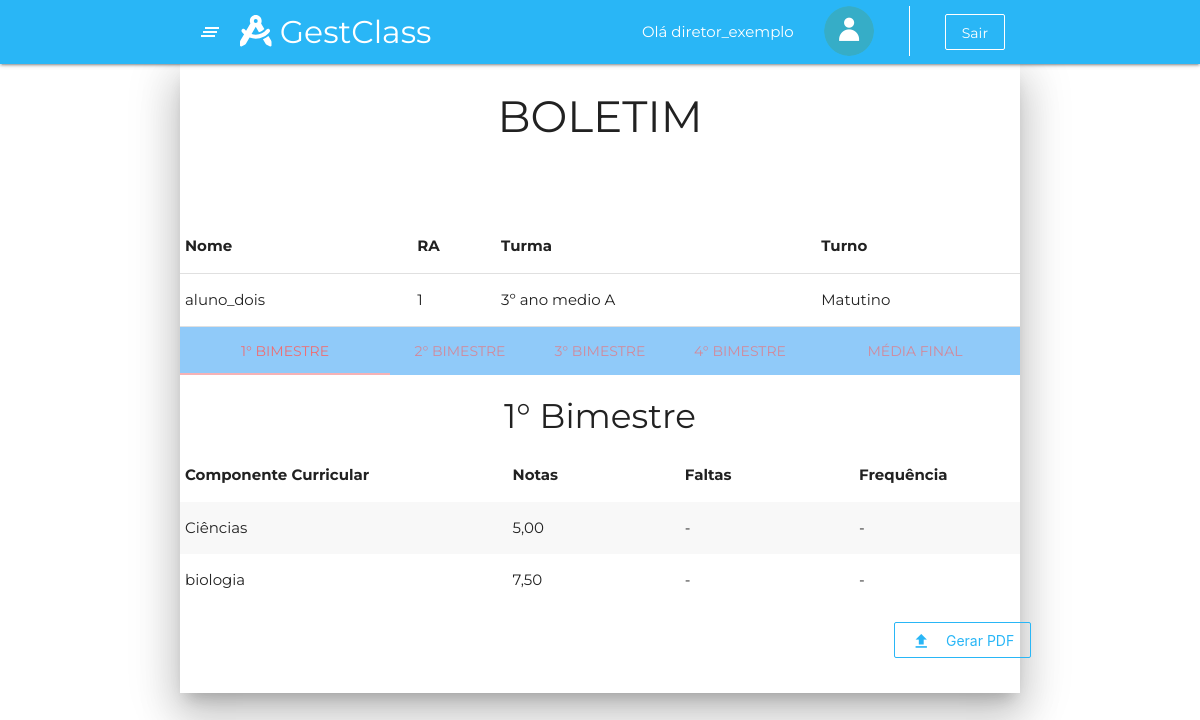
The app's page /boletimVisualizacao.html.php (signed in) with its own data.
### tables this page shows
CREATE TABLE diretor (
	ID_diretor INTEGER NOT NULL PRIMARY KEY AUTO_INCREMENT UNIQUE,
	nome_diretor VARCHAR (50) NOT NULL,
    foto VARCHAR(255),
	cep VARCHAR (10) NOT NULL,
    numero INTEGER NOT NULL,
    complemento VARCHAR (40),
    rg VARCHAR(15) NOT NULL UNIQUE,
    cpf VARCHAR(14) NOT NULL UNIQUE,
	email VARCHAR(65) NOT NULL UNIQUE,
    senha VARCHAR(50) NOT NULL,
    celular VARCHAR(15) NOT NULL,
    telefone VARCHAR(14),
    fk_id_tipo_usuario_diretor INTEGER NOT NULL,
    fk_id_escola_diretor INTEGER NOT NULL
);

CREATE TABLE aluno (
	RA INTEGER PRIMARY KEY UNIQUE,    
    nome_aluno VARCHAR (70) NOT NULL,
    foto VARCHAR(255),
    RG VARCHAR (12) NOT NULL UNIQUE,
    cpf VARCHAR (14) NOT NULL UNIQUE,  
    email VARCHAR(65) NOT NULL UNIQUE,
    senha VARCHAR(50) NOT NULL,
    celular VARCHAR(15) NOT NULL,
    telefone VARCHAR(14),
    data_nascimento DATE NOT NULL,
    fk_id_turma_aluno INTEGER,
    fk_id_responsavel_aluno INTEGER,
    fk_id_tipo_usuario_aluno INTEGER NOT NULL,
    fk_id_escola_aluno INTEGER NOT NULL
);

CREATE TABLE turma (
	ID_turma INTEGER NOT NULL PRIMARY KEY AUTO_INCREMENT UNIQUE,
    nome_turma VARCHAR(50) NOT NULL,
    fk_id_escola_turma INTEGER NOT NULL,
    fk_id_turno_turma INTEGER NOT NULL
);

CREATE TABLE turno (
	ID_turno INTEGER NOT NULL PRIMARY KEY AUTO_INCREMENT UNIQUE,
    nome_turno VARCHAR(20) NOT NULL
);

CREATE TABLE disciplinas_professor (
	ID_disciplinas_professor INTEGER PRIMARY KEY AUTO_INCREMENT NOT NULL UNIQUE,
    fk_id_professor_disciplinas_professor INTEGER NOT NULL,
    fk_id_disciplina_professor_disciplinas_professor INTEGER, 
    fk_id_turma_professor_disciplinas_professor INTEGER
);

CREATE TABLE disciplina(
	ID_disciplina INTEGER NOT NULL PRIMARY KEY AUTO_INCREMENT UNIQUE,
    nome_disciplina VARCHAR(50) NOT NULL
);

### boletimVisualizacao.html.php (the view, shortened to what this page needs)
<?php
include_once 'php/conexao.php';
$id_usuario = $_SESSION["id_usuario"];
$id_tipo_usuario = $_SESSION["id_tipo_usuario"];
$id_escola = $_SESSION["id_escola"];
if ($id_tipo_usuario == 1) {
  require_once 'reqMenuAdm.php';
} else if ($id_tipo_usuario == 2) {
  require_once 'reqDiretor.php';
} else if ($id_tipo_usuario == 3) {
  require_once 'reqHeader.php';
} elseif ($id_tipo_usuario == 4) {
  require_once 'reqProfessor.php';
} elseif ($id_tipo_usuario  == 5) {
  require_once 'reqAluno.php';
} else {
  require_once 'reqPais.php';
}
if ($id_tipo_usuario == 6){
$ra = $_POST['filhos'];
} else {
  $ra = $id_usuario;
}
$sql_select_dados_alunos = $conn->prepare("SELECT * FROM aluno WHERE RA = $ra");
$sql_select_dados_alunos->execute();
$aluno = $sql_select_dados_alunos->fetch(PDO::FETCH_ASSOC);
$nome_aluno = $aluno['nome_aluno'];
$id_turma_aluno = $aluno['fk_id_turma_aluno'];
$sql_select_turma_aluno = $conn->prepare("SELECT nome_turma, fk_id_turno_turma FROM turma WHERE ID_turma = $id_turma_aluno");
$sql_select_turma_aluno->execute();
$turma_array = $sql_select_turma_aluno->fetch(PDO::FETCH_ASSOC);
$nome_turma_aluno = $turma_array['nome_turma'];
$id_turno = $turma_array['fk_id_turno_turma'];
$sql_select_nome_turno = $conn->prepare("SELECT nome_turno FROM turno WHERE ID_turno = $id_turno");
$sql_select_nome_turno->execute();
$turno = $sql_select_nome_turno->fetch(PDO::FETCH_ASSOC);
$nome_turno = $turno['nome_turno'];
?>
<div class="container col s12 m12 l12 z-depth-5 " id="container_boletimVisualizacao">
  <div class="row">
    <div class="col s12 m12 l12 ">
      <h3 class="center">BOLETIM</h3>
      <br>
      <br>
      <table class="info highlight">
        <thead>
          <tr>
            <th>Nome</th>
            <th>RA</th>
            <th>Turma</th>
            <th>Turno</th>
          </tr>
        </thead>
        <tbody>
          <tr>
            <td><?php echo $nome_aluno; ?></td>
            <td><?php echo $ra ?></td>
            <td><?php echo $nome_turma_aluno ?></td>
            <td><?php echo $nome_turno ?></td>
        </tbody>
      </table>
      <ul id="tabs-swipe-demo" class="tabs blue lighten-3">
        <li class="tab col s1 m3 l3 "><a href="#1bimestre">1° Bimestre</a></li>
        <li class="tab col s1 m2 l2 "><a href="#2bimestre">2° Bimestre</a></li>
        <li class="tab col s1 m2 l2 "><a href="#3bimestre">3° Bimestre</a></li>
        <li class="tab col s1 m2 l2 "><a href="#4bimestre">4° Bimestre</a></li>
        <li class="tab col s1 m3 l3 "><a href="#mf">Média Final</a></li>
      </ul>
    </div>
    <div class="col s12 m12 l12 " id="1bimestre">
      <h4 class="center">1° Bimestre</h4>
      <table class="striped">
        <thead>
          <tr>
            <th>Componente Curricular</th>
            <th>Notas &nbsp;&nbsp;&nbsp;&nbsp;&nbsp;&nbsp;&nbsp;&nbsp;&nbsp;&nbsp;</th>
            <th>Faltas &nbsp;&nbsp;&nbsp;&nbsp;&nbsp;&nbsp;&nbsp;&nbsp;&nbsp;&nbsp;</th>
            <th>Frequência</th>
          </tr>
        </thead>
        <tbody>
          <?php
          $query_select_disciplinas = $conn->prepare("SELECT disciplinas_professor.fk_id_disciplina_professor_disciplinas_professor AS id_disciplina, disciplina.nome_disciplina AS nome_disciplina FROM disciplinas_professor INNER JOIN disciplina ON (disciplinas_professor.fk_id_disciplina_professor_disciplinas_professor = disciplina.ID_disciplina) WHERE disciplinas_professor.fk_id_turma_professor_disciplinas_professor = $id_turma_aluno");
          $query_select_disciplinas->execute();
          while ($array_disciplinas = $query_select_disciplinas->fetch(PDO::FETCH_ASSOC)) {
            $nome_disciplina = $array_disciplinas['nome_disciplina'];
            $id_disciplina = $array_disciplinas['id_disciplina'];
            $sql_select_datas_finais_bimestres = $conn->prepare("SELECT * FROM datas_fim_bimestres WHERE fk_id_escola_datas_fim_bimestres = $id_escola");
            $sql_select_datas_finais_bimestres->execute();
            $array_datas = $sql_select_datas_finais_bimestres->fetch(PDO::FETCH_ASSOC);
            $bimestre1 = $array_datas["bimestre1"];
            $sql_select_count_notas_bim1 = $conn->prepare("SELECT COUNT(nota) AS contNotas FROM boletim_aluno WHERE fk_id_disciplina_boletim_aluno = $id_disciplina AND fk_ra_aluno_boletim_aluno = $ra AND data_atividade > '2020-01-01' AND data_atividade <= '$bimestre1'");
            $sql_select_count_notas_bim1->execute();
            $array_count_notas_bim1 = $sql_select_count_notas_bim1->fetch(PDO::FETCH_ASSOC);
            $qtdeNotas_bim1 = $array_count_notas_bim1['contNotas'];
            $sql_select_sum_notas_bim1 = $conn->prepare("SELECT SUM(nota) AS sumNota FROM boletim_aluno WHERE fk_id_disciplina_boletim_aluno = $id_disciplina AND fk_ra_aluno_boletim_aluno = $ra AND data_atividade > '2020-01-01' AND data_atividade <= '$bimestre1'");
            $sql_select_sum_notas_bim1->execute();
            $array_soma_notas_bim1 = $sql_select_sum_notas_bim1->fetch(PDO::FETCH_ASSOC);
            $somaNotas_bim1 = $array_soma_notas_bim1['sumNota'];
            $sql_select_count_faltas_bim1 = $conn->prepare("SELECT COUNT(presenca) AS qtdeFaltas FROM  chamada_aluno WHERE fk_ra_aluno_chamada_aluno = $ra AND presenca = 0 AND data_aula > '2020-01-01' AND data_aula <= '$bimestre1' AND fk_id_disciplina_chamada_aluno = $id_disciplina");
            $sql_select_count_faltas_bim1->execute();
            $array_count_faltas_bim1 = $sql_select_count_faltas_bim1->fetch(PDO::FETCH_ASSOC);
            $qtdeFaltas_bim1 = $array_count_faltas_bim1['qtdeFaltas'];
            $sql_select_count_chamadas_bim1 = $conn->prepare("SELECT COUNT(presenca) AS qtdeChamadas FROM chamada_aluno WHERE fk_ra_aluno_chamada_aluno = $ra AND data_aula > '2020-01-01' AND data_aula <= '$bimestre1' AND fk_id_disciplina_chamada_aluno = $id_disciplina");
            $sql_select_count_chamadas_bim1->execute();
            $array_count_chamadas_bim1 = $sql_select_count_chamadas_bim1->fetch(PDO::FETCH_ASSOC);
            $qtdeChamadas_bim1 = $array_count_chamadas_bim1['qtdeChamadas'];
          ?>
            <tr>
              <td><?php echo $nome_disciplina; ?></td>
              <td>
                <?php
                if ($qtdeNotas_bim1 == 0) {
                  echo '-';
                } else {
                  $media_bim1 = ($somaNotas_bim1 / $qtdeNotas_bim1);
                  $media_bim1 = number_format($media_bim1, 2, ',', '');
                  echo $media_bim1;
                }
                ?>
              </td>
              <td>
                <?php
                if ($qtdeChamadas_bim1 == 0) {
                  echo '-';
                } else {
                  echo $qtdeFaltas_bim1;
                }
                ?>
              </td>
              <td>
                <?php
                if ($qtdeChamadas_bim1 == 0) {
                  echo '-';
                } else {
                  $frequencia = 100 - ($qtdeFaltas_bim1 / $qtdeChamadas_bim1) * 100;
                  echo $frequencia.'%';
                }
                ?>
              </td>
            </tr>
          <?php
          }
          ?>
        </tbody>
      </table>
    </div>
    <div class="input-field right">
      <form action="pdf.php" method="post">
        <div class="center">
          <button id="btnTableChamada" type="submit" class="btn-flat btnLightBlue center">
            <i class="material-icons left">file_upload</i>Gerar PDF
          </button>
        </div>
      </form>
    </div>
  </div>
</div>
<?php require_once 'reqFooter.php' ?>

### reqDiretor.php (shortened to what this page needs)
<?php
    include_once 'php/conexao.php';
    $id_usuario = $_SESSION["id_usuario"];
    $id_escola = $_SESSION["id_escola"];
    $query = $conn->prepare("select * from diretor where id_diretor=$id_usuario");
    $query->execute();
    $dados = $query->fetch(PDO::FETCH_ASSOC);
    $nomeDir = $dados['nome_diretor'];
    $nome = Explode(" ",$nomeDir);
    $nome_dir = $nome[0];
?>
<!DOCTYPE html>
<html lang="pt">
<head>
    <link rel="stylesheet" type="text/css" href="node_modules/materialize-css/dist/css/materialize.min.css" />
    <link rel="stylesheet" type="text/css" href="node_modules/@fortawesome/fontawesome-free/css/all.min.css" />
    <link rel="stylesheet" type="text/css" href="node_modules/animate.css/animate.min.css" />
    <link rel="stylesheet" type="text/css" href="node_modules/aos/dist/aos.css" />
    <link rel="stylesheet" type="text/css" href="css/menu.css" />
    <link rel="stylesheet" type="text/css" href="css/default.css" />
    <link rel="stylesheet" type="text/css" href="css/homeSecretaria.css" />
</head>
<body>
    <header>
        <div class="navbar-fixed">
            <nav class="light-blue lighten-1">
                <div class="container">
                    <div class="nav-wrapper">
                        <a href="#" data-target="slide-out" class="sidenav-trigger show-on-large"><i
                                class="material-icons">clear_all</i></a>
                        <a href="homeDiretor.html.php" class="brand-logo"><i class="fas fa-drafting-compass"></i>
                            <span class="hide-on-small-only">GestClass<span></a>
                        <ul class="right">
                            <li>
                                <a class="transparent hide-on-small-only" disable>Olá <?php echo $nome_dir?></a>
                            </li>
                            <?php if(empty($dados['foto'])){?>
                            <li>
                                <a href="perfil.html.php" class="transparent hide-on-small-only">
                                    <img class="circle icon-user" width="50px" height="50px"
                                        src="assets/imagensBanco/usuario.png">
                                </a>
                            </li>
                            <?php }?>
                            <li>
                            </li>
                            <li>
                                <a href="php/logout.php" class="btn-flat btnLight hide-on-small-only">Sair</a>
                            </li>
                        </ul>
                    </div>
                </div>
            </nav>
        </div>
    </header>

### reqFooter.php (shortened to what this page needs)
</body>
</html>

### css/menu.css (style rules this page uses)
.icon-user { padding: 0; margin: 0; margin-top: 6px; }

### css/default.css (style rules this page uses)
body { margin: 0; padding: 0; font-family: 'Montserrat', sans-serif !important; }
.btn-flat { transition: 0.2s; text-transform: inherit; }
.btnLight { text-transform: inherit; border: 0.5px solid #fff; color: #fff; }
.btnLightBlue { text-transform: inherit; border: 0.5px solid #29b6f6; color: #29b6f6; float: right; margin-bottom: 20px; margin-left: 5px; }
td { word-break: break-all; }

### records on screen
diretor: nome_diretor "diretor_exemplo"
aluno: nome_aluno "aluno_dois"
turma: nome_turma "3º ano medio A"
turno: nome_turno "Matutino"
disciplinas_professor: value "Ciências", media_bim1 "5,00"
disciplinas_professor: value "biologia", media_bim1 "7,50"

### other values on screen
$ra "1"
